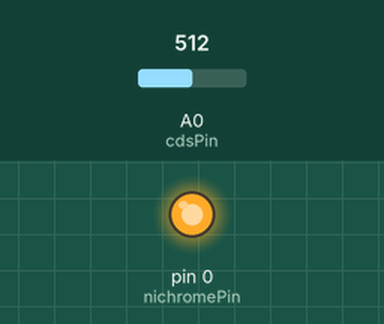
Recording of a sketch running on a simulated Arduino Uno, built with avr-gcc and run on an emulated ATmega328P. On the bench: output pins drawn as LEDs (lit = HIGH). The test bench sets the inputs (shaded band); at power-on: A0 (cdsPin) = 512. At 0.0 s the program stops and its outputs stay as they are.

Above: at 0.1 s.
Timing chart, 0 to 1.5 s (numbered marks = the images above):
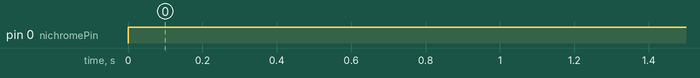

Measured:
- by itself, pin 0 (nichromePin): LOW → HIGH at 0.00 s

The sketch:

cds.ino
```cpp
int cdsPin = 0;
int pressurePin = 0;
int nichromePin = 0;  //cdsピン番号
int startvalue = 0;
int pressure_value = 0; //パラシュート展開判定用cds返り値
int val1;
int val2;

void setup() {
  pinMode(cdsPin, INPUT);
  pinMode(pressurePin, INPUT);
  pinMode(nichromePin, OUTPUT);
}

void loop() {
  val1 = analogRead(cdsPin);
  if (val1 > startvalue) {
    while(1) {
      val2 = analogRead(pressurePin);
      if (val2 > pressure_value) {
        digitalWrite(nichromePin, HIGH);
        break;
      }
    }
    while(1) {}
  }
  else {}
}
```
